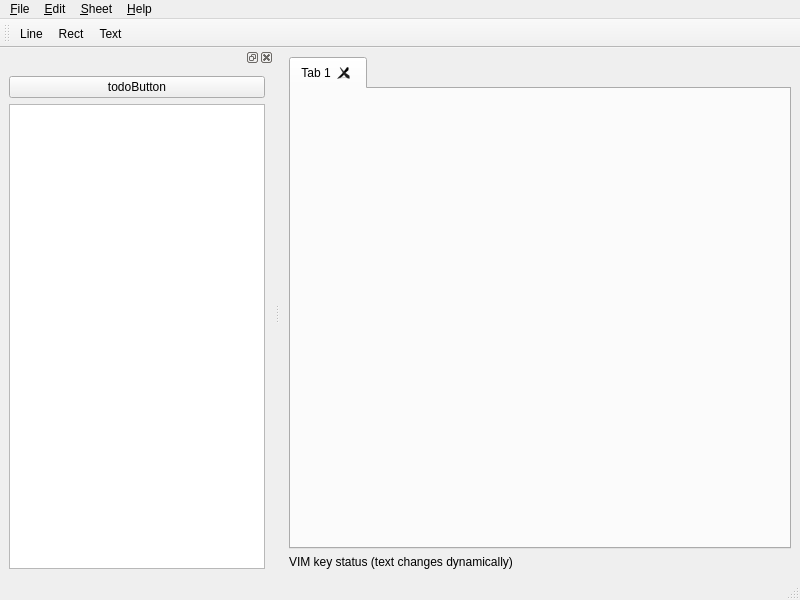
<?xml version="1.0" encoding="UTF-8"?>
<ui version="4.0">
 <class>MainWindow</class>
 <widget class="QMainWindow" name="MainWindow">
  <property name="geometry">
   <rect>
    <x>0</x>
    <y>0</y>
    <width>800</width>
    <height>600</height>
   </rect>
  </property>
  <property name="minimumSize">
   <size>
    <width>60</width>
    <height>0</height>
   </size>
  </property>
  <property name="windowTitle">
   <string>Schim</string>
  </property>
  <property name="windowIcon">
   <iconset>
    <normaloff>../../res/img/icon.svg</normaloff>../../res/img/icon.svg</iconset>
  </property>
  <widget class="QWidget" name="centralwidget">
   <layout class="QGridLayout" name="gridLayout">
    <item row="0" column="0">
     <widget class="QTabWidget" name="tabView">
      <property name="currentIndex">
       <number>0</number>
      </property>
      <property name="tabsClosable">
       <bool>true</bool>
      </property>
      <property name="movable">
       <bool>true</bool>
      </property>
      <property name="tabBarAutoHide">
       <bool>false</bool>
      </property>
      <widget class="SheetView" name="tab">
       <property name="enabled">
        <bool>true</bool>
       </property>
       <attribute name="title">
        <string>Tab 1</string>
       </attribute>
      </widget>
     </widget>
    </item>
    <item row="1" column="0">
     <layout class="QHBoxLayout" name="horizontalLayout">
      <property name="leftMargin">
       <number>0</number>
      </property>
      <property name="topMargin">
       <number>0</number>
      </property>
      <item>
       <widget class="QLabel" name="vimKeyStatus">
        <property name="text">
         <string>VIM key status (text changes dynamically)</string>
        </property>
       </widget>
      </item>
     </layout>
    </item>
   </layout>
  </widget>
  <widget class="QMenuBar" name="menubar">
   <property name="geometry">
    <rect>
     <x>0</x>
     <y>0</y>
     <width>800</width>
     <height>21</height>
    </rect>
   </property>
   <widget class="QMenu" name="menuSheet">
    <property name="title">
     <string>&amp;Sheet</string>
    </property>
    <addaction name="actionNewSheet"/>
   </widget>
   <widget class="QMenu" name="menuFile">
    <property name="title">
     <string>&amp;File</string>
    </property>
    <addaction name="actionNew"/>
    <addaction name="actionOpen"/>
    <addaction name="actionSave"/>
    <addaction name="actionSaveAs"/>
    <addaction name="actionPrint"/>
   </widget>
   <widget class="QMenu" name="menuEdit">
    <property name="title">
     <string>&amp;Edit</string>
    </property>
    <addaction name="actionUndoInSheet"/>
    <addaction name="actionRedoInSheet"/>
   </widget>
   <widget class="QMenu" name="menuHelp">
    <property name="title">
     <string>&amp;Help</string>
    </property>
    <addaction name="actionHelp"/>
   </widget>
   <addaction name="menuFile"/>
   <addaction name="menuEdit"/>
   <addaction name="menuSheet"/>
   <addaction name="menuHelp"/>
  </widget>
  <widget class="QStatusBar" name="statusbar"/>
  <widget class="QToolBar" name="toolBar">
   <property name="windowTitle">
    <string>toolBar</string>
   </property>
   <attribute name="toolBarArea">
    <enum>TopToolBarArea</enum>
   </attribute>
   <attribute name="toolBarBreak">
    <bool>false</bool>
   </attribute>
   <addaction name="actionInsertLine"/>
   <addaction name="actionInsertRect"/>
   <addaction name="actionInsertText"/>
  </widget>
  <widget class="QDockWidget" name="dockSymbols">
   <attribute name="dockWidgetArea">
    <number>1</number>
   </attribute>
   <widget class="QWidget" name="dockWidgetContents">
    <layout class="QVBoxLayout" name="verticalLayout">
     <item>
      <widget class="QPushButton" name="todoButton">
       <property name="text">
        <string>todoButton</string>
       </property>
      </widget>
     </item>
     <item>
      <widget class="ComponentList" name="componentList"/>
     </item>
    </layout>
   </widget>
  </widget>
  <action name="actionNewSheet">
   <property name="text">
    <string>New sheet</string>
   </property>
   <property name="shortcut">
    <string>Ctrl+Shift+N</string>
   </property>
  </action>
  <action name="actionNew">
   <property name="text">
    <string>&amp;New...</string>
   </property>
   <property name="shortcut">
    <string>Ctrl+N</string>
   </property>
  </action>
  <action name="actionOpen">
   <property name="text">
    <string>&amp;Open...</string>
   </property>
   <property name="shortcut">
    <string>Ctrl+O</string>
   </property>
  </action>
  <action name="actionInsertLine">
   <property name="text">
    <string>Line</string>
   </property>
   <property name="toolTip">
    <string>Insert a line</string>
   </property>
  </action>
  <action name="actionUndoInSheet">
   <property name="text">
    <string>&amp;Undo in &amp;sheet</string>
   </property>
   <property name="toolTip">
    <string>Undo the last action in the current sheet</string>
   </property>
   <property name="shortcut">
    <string>Ctrl+Z</string>
   </property>
  </action>
  <action name="actionRedoInSheet">
   <property name="text">
    <string>&amp;Redo in &amp;sheet</string>
   </property>
   <property name="toolTip">
    <string>Redo in the current sheet</string>
   </property>
   <property name="shortcut">
    <string>Ctrl+Y</string>
   </property>
  </action>
  <action name="actionSave">
   <property name="text">
    <string>&amp;Save</string>
   </property>
   <property name="shortcut">
    <string>Ctrl+S</string>
   </property>
  </action>
  <action name="actionSaveAs">
   <property name="text">
    <string>&amp;Save &amp;As...</string>
   </property>
   <property name="shortcut">
    <string>Ctrl+Shift+S</string>
   </property>
  </action>
  <action name="actionInsertRect">
   <property name="text">
    <string>Rect</string>
   </property>
   <property name="toolTip">
    <string>Insert a rectangle</string>
   </property>
  </action>
  <action name="actionInsertText">
   <property name="text">
    <string>Text</string>
   </property>
   <property name="toolTip">
    <string>Insert a text object</string>
   </property>
  </action>
  <action name="actionPrint">
   <property name="text">
    <string>&amp;Print</string>
   </property>
   <property name="shortcut">
    <string>Ctrl+P</string>
   </property>
  </action>
  <action name="actionHelp">
   <property name="text">
    <string>Help</string>
   </property>
   <property name="shortcut">
    <string>F1</string>
   </property>
  </action>
 </widget>
 <customwidgets>
  <customwidget>
   <class>SheetView</class>
   <extends>QWidget</extends>
   <header>ui/sheetview.h</header>
   <container>1</container>
  </customwidget>
  <customwidget>
   <class>ComponentList</class>
   <extends>QListWidget</extends>
   <header>ui/widgets/componentlist.h</header>
  </customwidget>
 </customwidgets>
 <resources/>
 <connections/>
</ui>
